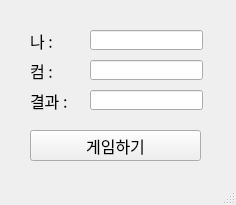
<?xml version="1.0" encoding="UTF-8"?>
<ui version="4.0">
 <class>MainWindow</class>
 <widget class="QMainWindow" name="MainWindow">
  <property name="geometry">
   <rect>
    <x>0</x>
    <y>0</y>
    <width>236</width>
    <height>205</height>
   </rect>
  </property>
  <property name="font">
   <font>
    <family>D2Coding</family>
    <pointsize>12</pointsize>
   </font>
  </property>
  <property name="windowTitle">
   <string>MainWindow</string>
  </property>
  <widget class="QWidget" name="centralwidget">
   <widget class="QLabel" name="lb1">
    <property name="geometry">
     <rect>
      <x>30</x>
      <y>30</y>
      <width>56</width>
      <height>21</height>
     </rect>
    </property>
    <property name="text">
     <string>나 : </string>
    </property>
   </widget>
   <widget class="QLabel" name="lb2">
    <property name="geometry">
     <rect>
      <x>30</x>
      <y>60</y>
      <width>56</width>
      <height>21</height>
     </rect>
    </property>
    <property name="text">
     <string>컴 :  </string>
    </property>
   </widget>
   <widget class="QLabel" name="lb3">
    <property name="geometry">
     <rect>
      <x>30</x>
      <y>90</y>
      <width>56</width>
      <height>21</height>
     </rect>
    </property>
    <property name="text">
     <string>결과 :  </string>
    </property>
   </widget>
   <widget class="QLineEdit" name="le1">
    <property name="geometry">
     <rect>
      <x>90</x>
      <y>30</y>
      <width>113</width>
      <height>20</height>
     </rect>
    </property>
   </widget>
   <widget class="QLineEdit" name="le2">
    <property name="geometry">
     <rect>
      <x>90</x>
      <y>60</y>
      <width>113</width>
      <height>20</height>
     </rect>
    </property>
   </widget>
   <widget class="QLineEdit" name="le3">
    <property name="geometry">
     <rect>
      <x>90</x>
      <y>90</y>
      <width>113</width>
      <height>20</height>
     </rect>
    </property>
   </widget>
   <widget class="QPushButton" name="pbtn1">
    <property name="geometry">
     <rect>
      <x>30</x>
      <y>130</y>
      <width>171</width>
      <height>31</height>
     </rect>
    </property>
    <property name="text">
     <string>게임하기</string>
    </property>
   </widget>
  </widget>
  <widget class="QMenuBar" name="menubar">
   <property name="geometry">
    <rect>
     <x>0</x>
     <y>0</y>
     <width>236</width>
     <height>21</height>
    </rect>
   </property>
  </widget>
  <widget class="QStatusBar" name="statusbar"/>
 </widget>
 <resources/>
 <connections/>
</ui>
